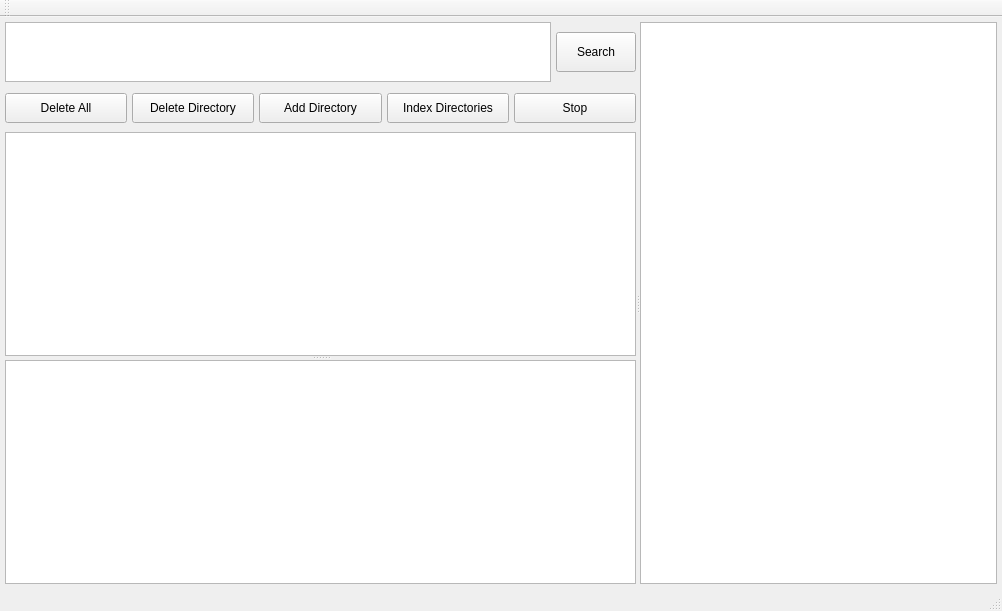
<?xml version="1.0" encoding="UTF-8"?>
<ui version="4.0">
 <class>MainWindow</class>
 <widget class="QMainWindow" name="MainWindow">
  <property name="geometry">
   <rect>
    <x>0</x>
    <y>0</y>
    <width>1002</width>
    <height>611</height>
   </rect>
  </property>
  <property name="windowTitle">
   <string>qqipa</string>
  </property>
  <property name="windowIcon">
   <iconset resource="img.qrc">
    <normaloff>:/icons/app_icon.png</normaloff>:/icons/app_icon.png</iconset>
  </property>
  <widget class="QWidget" name="centralWidget">
   <layout class="QVBoxLayout" name="verticalLayout_2">
    <property name="spacing">
     <number>5</number>
    </property>
    <property name="leftMargin">
     <number>5</number>
    </property>
    <property name="topMargin">
     <number>5</number>
    </property>
    <property name="rightMargin">
     <number>5</number>
    </property>
    <property name="bottomMargin">
     <number>5</number>
    </property>
    <item>
     <widget class="QSplitter" name="splitter">
      <property name="orientation">
       <enum>Qt::Horizontal</enum>
      </property>
      <widget class="QWidget" name="widget" native="true">
       <layout class="QVBoxLayout" name="verticalLayout">
        <property name="spacing">
         <number>0</number>
        </property>
        <property name="leftMargin">
         <number>0</number>
        </property>
        <property name="topMargin">
         <number>0</number>
        </property>
        <property name="rightMargin">
         <number>0</number>
        </property>
        <property name="bottomMargin">
         <number>0</number>
        </property>
        <item>
         <widget class="QWidget" name="widget_2" native="true">
          <property name="sizePolicy">
           <sizepolicy hsizetype="Preferred" vsizetype="Maximum">
            <horstretch>0</horstretch>
            <verstretch>0</verstretch>
           </sizepolicy>
          </property>
          <layout class="QVBoxLayout" name="verticalLayout_3">
           <property name="leftMargin">
            <number>0</number>
           </property>
           <property name="topMargin">
            <number>0</number>
           </property>
           <property name="rightMargin">
            <number>0</number>
           </property>
           <property name="bottomMargin">
            <number>0</number>
           </property>
           <item>
            <widget class="QWidget" name="widget_4" native="true">
             <property name="maximumSize">
              <size>
               <width>16777215</width>
               <height>60</height>
              </size>
             </property>
             <layout class="QHBoxLayout" name="horizontalLayout_2">
              <property name="spacing">
               <number>5</number>
              </property>
              <property name="leftMargin">
               <number>0</number>
              </property>
              <property name="topMargin">
               <number>0</number>
              </property>
              <property name="rightMargin">
               <number>0</number>
              </property>
              <property name="bottomMargin">
               <number>0</number>
              </property>
              <item>
               <widget class="QTextEdit" name="patternTextEdit">
                <property name="sizePolicy">
                 <sizepolicy hsizetype="MinimumExpanding" vsizetype="Expanding">
                  <horstretch>0</horstretch>
                  <verstretch>0</verstretch>
                 </sizepolicy>
                </property>
                <property name="maximumSize">
                 <size>
                  <width>16777215</width>
                  <height>70</height>
                 </size>
                </property>
                <property name="focusPolicy">
                 <enum>Qt::ClickFocus</enum>
                </property>
               </widget>
              </item>
              <item>
               <widget class="QPushButton" name="searchButton">
                <property name="sizePolicy">
                 <sizepolicy hsizetype="Minimum" vsizetype="Maximum">
                  <horstretch>0</horstretch>
                  <verstretch>0</verstretch>
                 </sizepolicy>
                </property>
                <property name="minimumSize">
                 <size>
                  <width>80</width>
                  <height>40</height>
                 </size>
                </property>
                <property name="styleSheet">
                 <string notr="true"/>
                </property>
                <property name="text">
                 <string>Search</string>
                </property>
                <property name="shortcut">
                 <string>Return</string>
                </property>
               </widget>
              </item>
             </layout>
            </widget>
           </item>
           <item>
            <widget class="QWidget" name="widget_3" native="true">
             <property name="sizePolicy">
              <sizepolicy hsizetype="Preferred" vsizetype="Maximum">
               <horstretch>0</horstretch>
               <verstretch>0</verstretch>
              </sizepolicy>
             </property>
             <layout class="QHBoxLayout" name="horizontalLayout">
              <property name="spacing">
               <number>5</number>
              </property>
              <property name="leftMargin">
               <number>0</number>
              </property>
              <property name="topMargin">
               <number>5</number>
              </property>
              <property name="rightMargin">
               <number>0</number>
              </property>
              <property name="bottomMargin">
               <number>9</number>
              </property>
              <item>
               <widget class="QPushButton" name="deleteAllButton">
                <property name="minimumSize">
                 <size>
                  <width>0</width>
                  <height>30</height>
                 </size>
                </property>
                <property name="text">
                 <string>Delete All</string>
                </property>
               </widget>
              </item>
              <item>
               <widget class="QPushButton" name="deleteDirButton">
                <property name="minimumSize">
                 <size>
                  <width>0</width>
                  <height>30</height>
                 </size>
                </property>
                <property name="text">
                 <string>Delete Directory</string>
                </property>
                <property name="shortcut">
                 <string>Ctrl+X</string>
                </property>
                <property name="flat">
                 <bool>false</bool>
                </property>
               </widget>
              </item>
              <item>
               <widget class="QPushButton" name="addDirButton">
                <property name="minimumSize">
                 <size>
                  <width>0</width>
                  <height>30</height>
                 </size>
                </property>
                <property name="text">
                 <string>Add Directory</string>
                </property>
                <property name="shortcut">
                 <string>Ctrl+N</string>
                </property>
                <property name="flat">
                 <bool>false</bool>
                </property>
               </widget>
              </item>
              <item>
               <widget class="QPushButton" name="indexDirectoriesButton">
                <property name="minimumSize">
                 <size>
                  <width>0</width>
                  <height>30</height>
                 </size>
                </property>
                <property name="text">
                 <string>Index Directories</string>
                </property>
                <property name="shortcut">
                 <string>Ctrl+I</string>
                </property>
                <property name="flat">
                 <bool>false</bool>
                </property>
               </widget>
              </item>
              <item>
               <widget class="QPushButton" name="stopIndexingButton">
                <property name="minimumSize">
                 <size>
                  <width>0</width>
                  <height>30</height>
                 </size>
                </property>
                <property name="text">
                 <string>Stop</string>
                </property>
               </widget>
              </item>
             </layout>
            </widget>
           </item>
          </layout>
         </widget>
        </item>
        <item>
         <widget class="QSplitter" name="splitter_2">
          <property name="orientation">
           <enum>Qt::Vertical</enum>
          </property>
          <widget class="QTableWidget" name="directoriesTable">
           <property name="styleSheet">
            <string notr="true"/>
           </property>
           <property name="selectionMode">
            <enum>QAbstractItemView::SingleSelection</enum>
           </property>
           <property name="selectionBehavior">
            <enum>QAbstractItemView::SelectRows</enum>
           </property>
           <property name="showGrid">
            <bool>false</bool>
           </property>
           <property name="sortingEnabled">
            <bool>false</bool>
           </property>
           <attribute name="horizontalHeaderVisible">
            <bool>false</bool>
           </attribute>
           <attribute name="horizontalHeaderStretchLastSection">
            <bool>true</bool>
           </attribute>
           <attribute name="verticalHeaderVisible">
            <bool>false</bool>
           </attribute>
           <column>
            <property name="text">
             <string/>
            </property>
            <property name="font">
             <font>
              <strikeout>false</strikeout>
             </font>
            </property>
           </column>
          </widget>
          <widget class="FilesTableView" name="filesTableView">
           <property name="selectionMode">
            <enum>QAbstractItemView::SingleSelection</enum>
           </property>
           <property name="selectionBehavior">
            <enum>QAbstractItemView::SelectRows</enum>
           </property>
           <attribute name="verticalHeaderVisible">
            <bool>false</bool>
           </attribute>
          </widget>
         </widget>
        </item>
       </layout>
      </widget>
      <widget class="TextViewer" name="plainTextEdit"/>
     </widget>
    </item>
   </layout>
  </widget>
  <widget class="QMenuBar" name="menuBar">
   <property name="geometry">
    <rect>
     <x>0</x>
     <y>0</y>
     <width>1002</width>
     <height>22</height>
    </rect>
   </property>
  </widget>
  <widget class="QToolBar" name="mainToolBar">
   <attribute name="toolBarArea">
    <enum>TopToolBarArea</enum>
   </attribute>
   <attribute name="toolBarBreak">
    <bool>false</bool>
   </attribute>
  </widget>
  <widget class="QStatusBar" name="statusBar"/>
 </widget>
 <layoutdefault spacing="6" margin="11"/>
 <customwidgets>
  <customwidget>
   <class>TextViewer</class>
   <extends>QPlainTextEdit</extends>
   <header>textviewer.h</header>
  </customwidget>
  <customwidget>
   <class>FilesTableView</class>
   <extends>QTableView</extends>
   <header>filestableview.h</header>
  </customwidget>
 </customwidgets>
 <resources>
  <include location="img.qrc"/>
 </resources>
 <connections/>
</ui>
